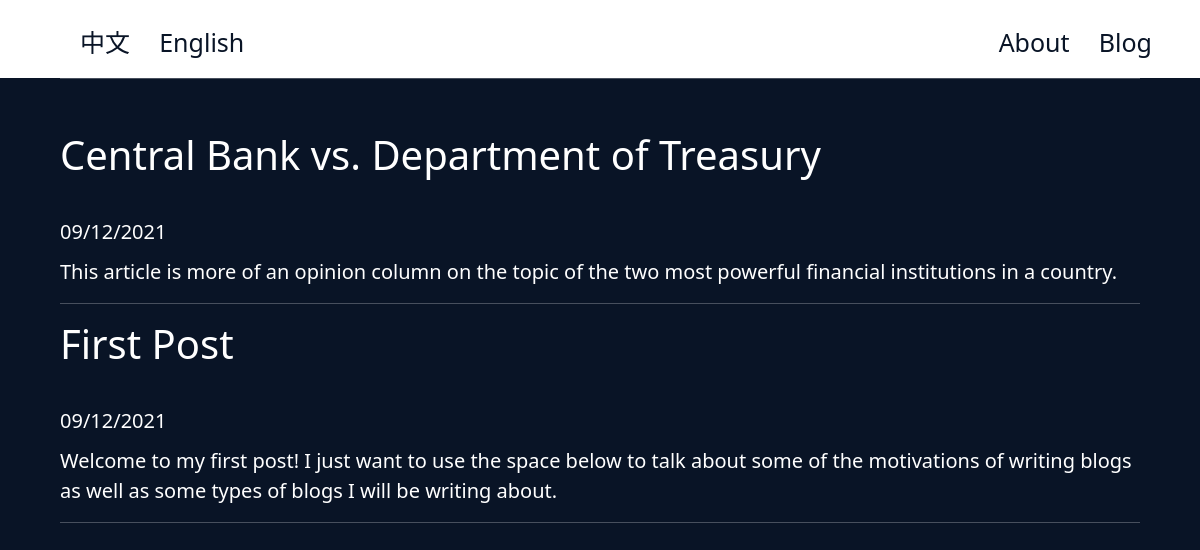
The page /blog/en on the database its author committed.
### home/models.py (models this page shows)
class Article(models.Model):
    titleEn = models.TextField()
    titleZh = models.TextField()
    idName = models.TextField()
    date = models.TextField()
    introEn = models.TextField()
    introZh = models.TextField()

### home/views.py (the view)
# urls.py: path("blog/<str:lang>", views.blog, name="blog"),
def blog(request, lang):
    return render(request, "home/blog.html", {
        "articles": Article.objects.all(),
        "lang": lang,
        "en": lang=='en',
        "section": "blog"
    })

### home/templates/home/blog.html (shortened to what this page needs)
{% extends "home/layout.html" %}
{% block body %}
    {% if en %}
        {% for article in articles %}
            <div class="blog-section">
                <h1> <a href="{% url 'article' article.id lang %}" id="article{{article.id}}">{{ article.titleEn }}</a></h1>
                <br> {{ article.date }}
                <div class="blog-intro">
                    {{ article.introEn }}
                </div>
                <hr>
            </div>
        {% endfor %}
    {% endif %}
{% endblock %}

### home/templates/home/layout.html (shortened to what this page needs)
{% load static %}
<!DOCTYPE html>
<html lang="en">
    <head>
        <link href="https://cdn.jsdelivr.net/npm/bootstrap@5.1.1/dist/css/bootstrap.min.css" rel="stylesheet">
        <link href="{% static 'home/style.css' %}" rel="stylesheet">
        <link href="{% static 'home/blog.css' %}" rel="stylesheet">
    </head>
    <body>
        <nav class="nav-bars">
            <div id="header">
                <ul style="float: left">
                        <li><a href="zh" >中文</a></li>
                        <li><a href="en">English</a></li>
                </ul>
                <ul style="float: right">
                        <li><a href="{% url 'index' lang %}" id="about">About</a></li>
                        <li><a href="{% url 'blog' lang %}" id="blog">Blog</a></li>
                </ul>
            </div>
        </nav>
        <hr style="width:90%; margin-left:5% !important; margin-right:5% !important;" />
        <div class="body">
            {% block body %}
            {% endblock %}
        </div>
    </body>
</html>

### home/static/home/style.css (style rules this page uses)
body { background-color: #091426; color: white; font-size: 20px; }
#header { padding: 2% 3%; }
.body { padding: 3% 5%; }
nav { width: 100%; height: auto; background-color: white; float: left; }
ul > li { display: inline; }
.nav-bars ul li a { padding: 8px 12px; font-size: 25px; color: #091426; text-decoration: none; }

### home/static/home/blog.css (style rules this page uses)
.blog-section a { color: white; text-decoration: none; }
.blog-intro { margin-top: 10px; }

### rows shown on the page
Article: titleEn "Central Bank vs. Department of Treasury", date "09/12/2021", introEn "This article is more of an opinion column on the topic of the two most powerful financial institutions in a country."
Article: titleEn "First Post", date "09/12/2021", introEn "Welcome to my first post! I just want to use the space below to talk about some of the motivations of writing blogs as well as some types of blogs I will be writing about."
